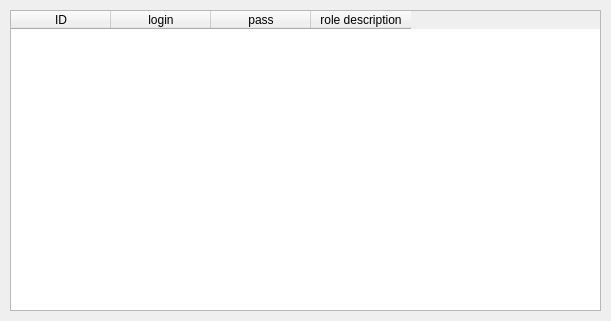
<?xml version="1.0" encoding="UTF-8"?>
<ui version="4.0">
 <class>moduleAdm</class>
 <widget class="QWidget" name="moduleAdm">
  <property name="geometry">
   <rect>
    <x>0</x>
    <y>0</y>
    <width>611</width>
    <height>321</height>
   </rect>
  </property>
  <property name="windowTitle">
   <string>Form</string>
  </property>
  <widget class="QTableWidget" name="tableWidget">
   <property name="geometry">
    <rect>
     <x>10</x>
     <y>10</y>
     <width>591</width>
     <height>301</height>
    </rect>
   </property>
   <column>
    <property name="text">
     <string>ID</string>
    </property>
   </column>
   <column>
    <property name="text">
     <string>login</string>
    </property>
   </column>
   <column>
    <property name="text">
     <string>pass</string>
    </property>
   </column>
   <column>
    <property name="text">
     <string>role description</string>
    </property>
   </column>
  </widget>
 </widget>
 <resources/>
 <connections/>
</ui>
